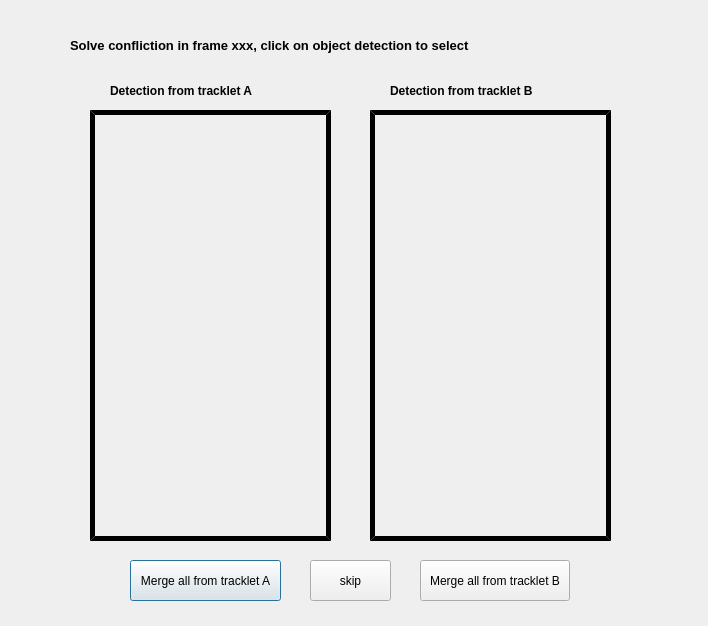
<?xml version="1.0" encoding="UTF-8"?>
<ui version="4.0">
 <class>dialog_conflict</class>
 <widget class="QDialog" name="dialog_conflict">
  <property name="geometry">
   <rect>
    <x>0</x>
    <y>0</y>
    <width>708</width>
    <height>626</height>
   </rect>
  </property>
  <property name="sizePolicy">
   <sizepolicy hsizetype="Fixed" vsizetype="Fixed">
    <horstretch>0</horstretch>
    <verstretch>0</verstretch>
   </sizepolicy>
  </property>
  <property name="minimumSize">
   <size>
    <width>708</width>
    <height>626</height>
   </size>
  </property>
  <property name="maximumSize">
   <size>
    <width>708</width>
    <height>626</height>
   </size>
  </property>
  <property name="windowTitle">
   <string>Dialog</string>
  </property>
  <property name="styleSheet">
   <string notr="true">QLabel#view_im_a {
	border-style: outset;
	border-width: 5px;
	border-color: black;
}
</string>
  </property>
  <widget class="QLabel" name="view_object_a">
   <property name="geometry">
    <rect>
     <x>90</x>
     <y>110</y>
     <width>241</width>
     <height>431</height>
    </rect>
   </property>
   <property name="cursor">
    <cursorShape>PointingHandCursor</cursorShape>
   </property>
   <property name="mouseTracking">
    <bool>false</bool>
   </property>
   <property name="focusPolicy">
    <enum>Qt::NoFocus</enum>
   </property>
   <property name="styleSheet">
    <string notr="true">QLabel#view_object_a{
	border-style: outset;
	border-width: 5px;
	border-color: black;
}
</string>
   </property>
   <property name="text">
    <string/>
   </property>
   <property name="scaledContents">
    <bool>true</bool>
   </property>
  </widget>
  <widget class="QLabel" name="view_object_b">
   <property name="geometry">
    <rect>
     <x>370</x>
     <y>110</y>
     <width>241</width>
     <height>431</height>
    </rect>
   </property>
   <property name="cursor">
    <cursorShape>PointingHandCursor</cursorShape>
   </property>
   <property name="focusPolicy">
    <enum>Qt::NoFocus</enum>
   </property>
   <property name="styleSheet">
    <string notr="true">QLabel#view_object_b{
	border-style: outset;
	border-width: 5px;
	border-color: black;
}
</string>
   </property>
   <property name="text">
    <string/>
   </property>
   <property name="scaledContents">
    <bool>true</bool>
   </property>
  </widget>
  <widget class="QLabel" name="label_title">
   <property name="geometry">
    <rect>
     <x>70</x>
     <y>30</y>
     <width>571</width>
     <height>31</height>
    </rect>
   </property>
   <property name="font">
    <font>
     <pointsize>10</pointsize>
     <weight>75</weight>
     <bold>true</bold>
    </font>
   </property>
   <property name="text">
    <string>Solve confliction in frame xxx, click on object detection to select</string>
   </property>
  </widget>
  <widget class="QPushButton" name="btn_sel_all_a">
   <property name="geometry">
    <rect>
     <x>130</x>
     <y>560</y>
     <width>151</width>
     <height>41</height>
    </rect>
   </property>
   <property name="text">
    <string>Merge all from tracklet A</string>
   </property>
  </widget>
  <widget class="QPushButton" name="btn_sel_all_b">
   <property name="geometry">
    <rect>
     <x>420</x>
     <y>560</y>
     <width>150</width>
     <height>41</height>
    </rect>
   </property>
   <property name="text">
    <string>Merge all from tracklet B</string>
   </property>
  </widget>
  <widget class="QPushButton" name="btn_skip">
   <property name="geometry">
    <rect>
     <x>310</x>
     <y>560</y>
     <width>81</width>
     <height>41</height>
    </rect>
   </property>
   <property name="text">
    <string>skip</string>
   </property>
  </widget>
  <widget class="QLabel" name="label_det_a">
   <property name="geometry">
    <rect>
     <x>110</x>
     <y>80</y>
     <width>201</width>
     <height>21</height>
    </rect>
   </property>
   <property name="font">
    <font>
     <pointsize>9</pointsize>
     <weight>75</weight>
     <bold>true</bold>
    </font>
   </property>
   <property name="text">
    <string>Detection from tracklet A</string>
   </property>
  </widget>
  <widget class="QLabel" name="label_det_b">
   <property name="geometry">
    <rect>
     <x>390</x>
     <y>80</y>
     <width>201</width>
     <height>21</height>
    </rect>
   </property>
   <property name="font">
    <font>
     <pointsize>9</pointsize>
     <weight>75</weight>
     <bold>true</bold>
    </font>
   </property>
   <property name="text">
    <string>Detection from tracklet B</string>
   </property>
  </widget>
 </widget>
 <resources/>
 <connections/>
</ui>
